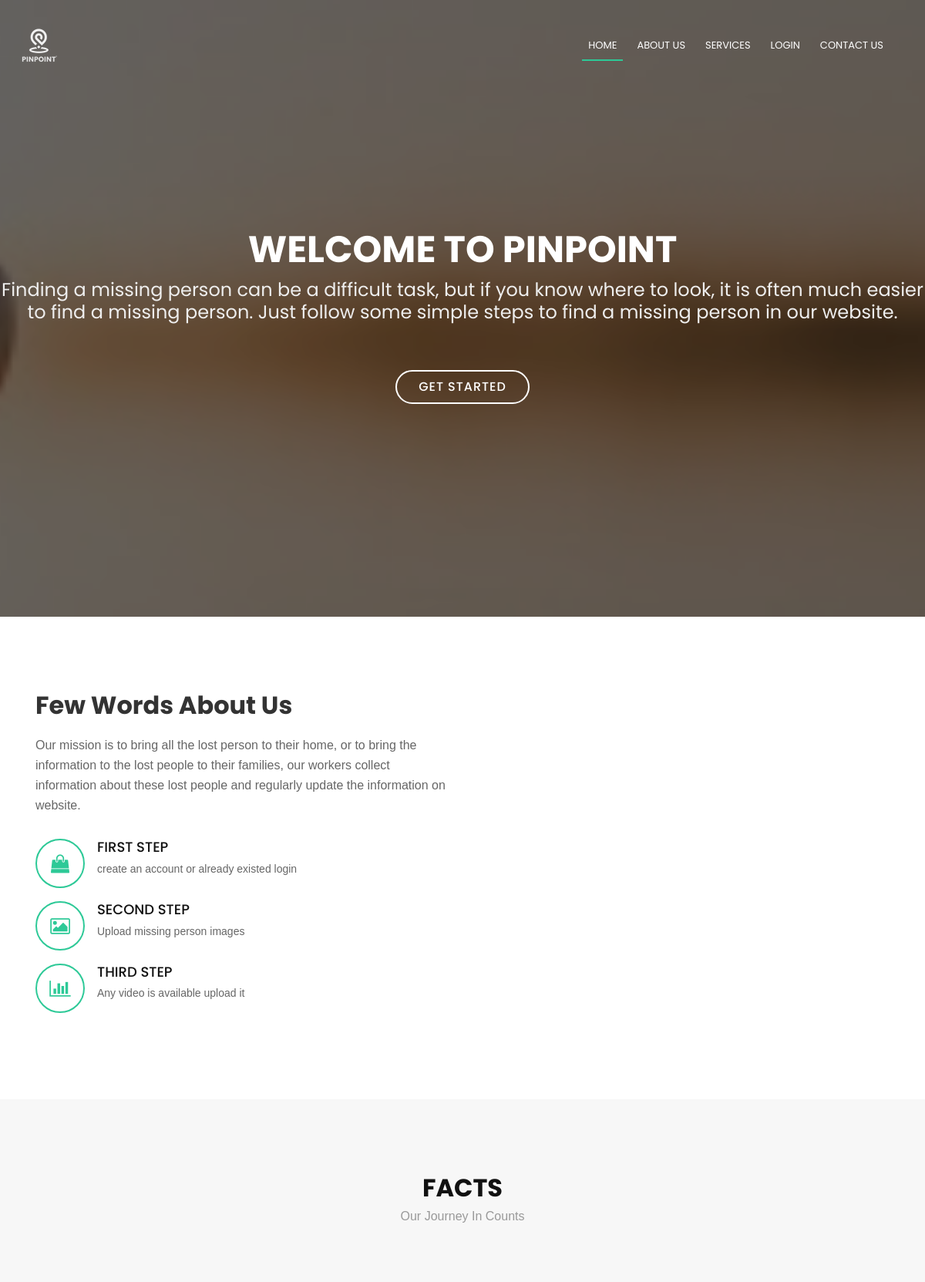
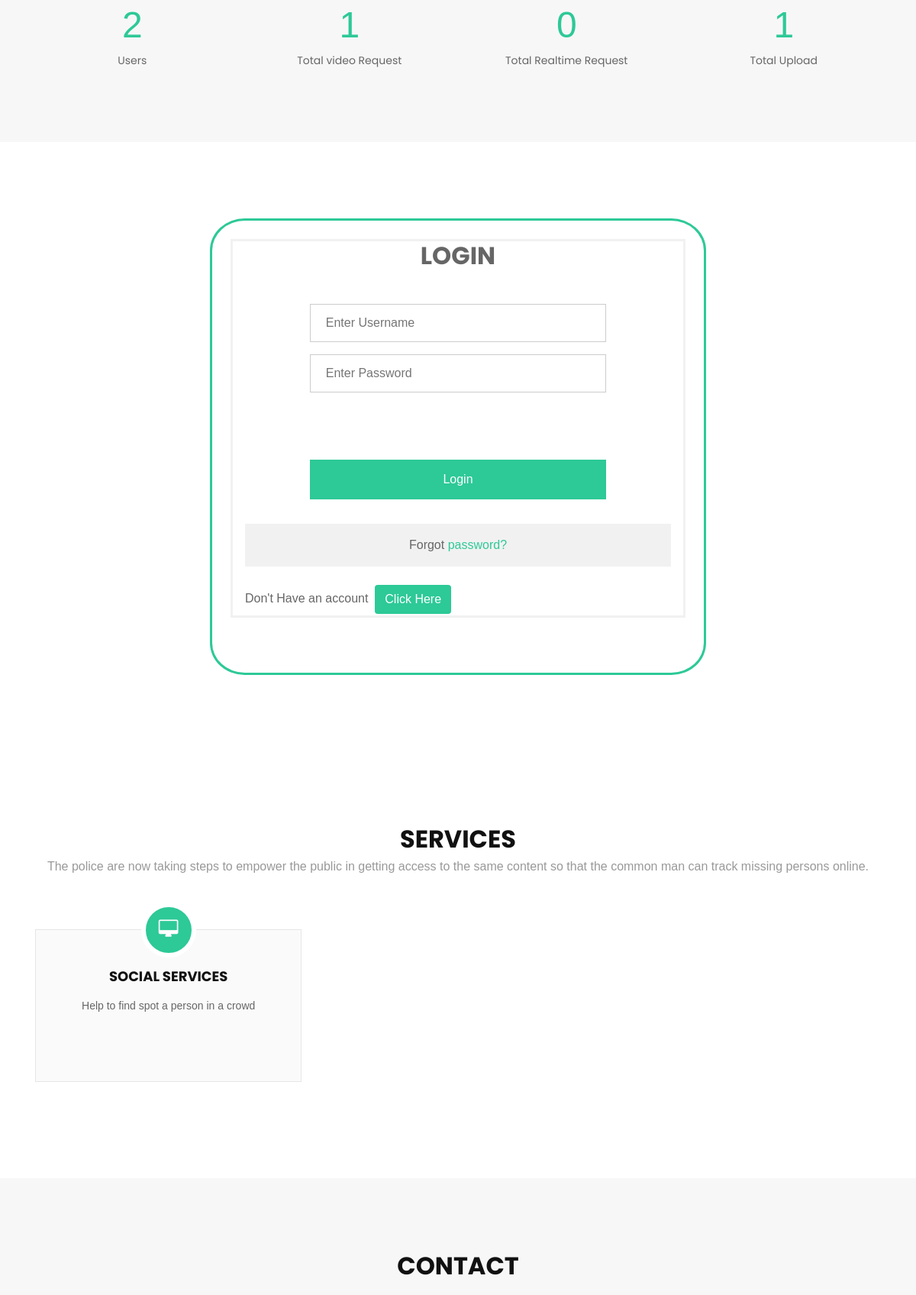
The page / (upper part) on the database its author committed (2 pictures, top to bottom).
### app.py (models this page shows, shortened)
class Count(db.Model):
    __tablename__ = 'Count'
    id = db.Column(db.Integer, primary_key=True)
    Ordinary = db.Column(db.Integer)
    Authority = db.Column(db.Integer)
    Admin = db.Column(db.Integer)
    Third_party = db.Column(db.Integer)
    Total_Real= db.Column(db.Integer)
    Total_upload = db.Column(db.Integer)
    Total_request = db.Column(db.Integer)
    Total_crowd = db.Column(db.Integer)
    Threshhold = db.Column(db.Integer)

### app.py (the view)
@app.route('/')
def index():
    value = Count.query.filter_by(id = 1).first()
    return render_template('index.html',value = value)

### templates/index.html (shortened to what this page needs)
{% extends 'base/base.html' %}
{% block navbar %}
      <nav id="nav-menu-container">
        <ul class="nav-menu">
          <li class="menu-active"><a href="/">Home</a></li>
          <li><a href="#about">About Us</a></li>
          <li><a href="#services">Services</a></li>
          <li><a href="#login">Login</a></li>
          <li><a href="#contact">Contact Us</a></li>
        </ul>
      </nav>
      {% endblock %}
{% block body %}
    {% include 'base/content.html' %}
{% endblock %}

### templates/base/base.html (shortened to what this page needs)
<!DOCTYPE html>
<html lang="en">
<head>
  <link rel="stylesheet" href="https://stackpath.bootstrapcdn.com/bootstrap/4.4.1/css/bootstrap.min.css">
  <link href="{{ url_for('static',filename = 'lib/bootstrap/css/bootstrap.min.css')}}" rel="stylesheet">
  <link href="{{ url_for('static',filename = 'lib/font-awesome/css/font-awesome.min.css')}}" rel="stylesheet">
  <link href="{{ url_for('static',filename = 'lib/animate/animate.min.css')}}" rel="stylesheet">
  <link href="{{ url_for('static',filename = 'css/style.css')}}" rel="stylesheet">
</head>
<body>
<header id="header">
    <div class="container">
      <div id="logo" class="pull-left">
        <a href="#hero"><img src="{{ url_for('static',filename = 'img/pin2.png')}}" alt="" title="" /></img></a>
      </div>
      {% block navbar %}
      {% endblock %}
    </div>
  </header>
    {% block body %} {% endblock %}
    {% include 'base/footer.html' %}

### templates/base/content.html (shortened to what this page needs)
<section id="hero">
    <div class="hero-container">
      <h1>Welcome to PINPOINT</h1>
      <h2>Finding a missing person can be a difficult task, but if you know where to look, it is often much easier to find a missing person. Just follow some simple steps to find a missing person in our website. </h2>
      <a href="#about" class="btn-get-started">Get Started</a>
    </div>
  </section>
  <main id="main">
    <section id="about">
      <div class="container">
        <div class="row about-container">
          <div class="col-lg-6 content order-lg-1 order-2">
            <h2 class="title">Few Words About Us</h2>
            <p>
              Our mission is to bring all the lost person to their home, or to bring the information to the lost people to their families, our workers collect information about these lost people and regularly update the information on website.
            </p>
            <div class="icon-box wow fadeInUp">
              <div class="icon"><i class="fa fa-shopping-bag"></i></div>
              <h4 class="title"><a href="">First Step </a></h4>
              <p class="description">create an account or already existed login</p>
            </div>
            <div class="icon-box wow fadeInUp" data-wow-delay="0.2s">
              <div class="icon"><i class="fa fa-photo"></i></div>
              <h4 class="title"><a href="">Second step </a></h4>
              <p class="description">Upload missing person images</p>
            </div>
            <div class="icon-box wow fadeInUp" data-wow-delay="0.4s">
              <div class="icon"><i class="fa fa-bar-chart"></i></div>
              <h4 class="title"><a href="">Third step</a></h4>
              <p class="description">Any video is available upload it</p>
            </div>
          </div>
      </div>
    </section>
    <section id="facts">
      <div class="container wow fadeIn">
        <div class="section-header">
          <h3 class="section-title">Facts</h3>
          <p class="section-description">Our Journey In Counts</p>
        </div>
        <div class="row counters">
  				<div class="col-lg-3 col-6 text-center">
            <span data-toggle="counter-up">{{ value.Ordinary + value.Authority + value.Admin + value.Third_party }}</span>
            <p>Users</p>
  				</div>
          <div class="col-lg-3 col-6 text-center">
            <span data-toggle="counter-up">{{ value.Total_request }}</span>
            <p>Total video Request</p>
  				</div>
          <div class="col-lg-3 col-6 text-center">
            <span data-toggle="counter-up">{{ value.Total_Real }}</span>
            <p>Total Realtime Request</p>
          </div>
          <div class="col-lg-3 col-6 text-center">
            <span data-toggle="counter-up">{{ value.Total_upload }}</span>
            <p>Total Upload </p>
  				</div>
  			</div>
      </div>
    </section>
<div class="container-fluid" style="margin-top: 100px; margin-bottom: 100px;padding: 2%; border-style: solid;
border-color:#2dc997; border-radius: 7%; max-width: 650px;">
<form action="/login" method="POST">
  <h2 style="text-align: center;font-weight: bold;"id ="login">LOGIN </h2>
 <center>
  <div class="container">
    <form action="" id ="signin" method ="POST" onsubmit="javascript:codevalidate(); return false;">
    <div class="col-xs-12 col-sm-6 col-md-9 ">
    <input type="text" placeholder="Enter Username" name="uname" id="uname" title="It contain letters and numbers only"  required>
    <br>
    <input type="password" placeholder="Enter Password" id ="psw" name="psw"  pattern="[0-9a-zA-Z].{8,}" title="It includes  numbers , uppercase,lowercase letter, and at least 8 or more characters required (Max length:12)" required >
    <br>
    <br><br>
    <button  type="submit" id="loginbutton" style="background-color:#2dc997;" >Login</button><br>
    <br>
  </div>
</form>
  <div class="container" style="background-color:#f1f1f1;">
    <span class="psw">Forgot <a style="color:#2dc997;" href="/forgot" >password?</a></span>
  </div><br>
  <p style="float: left;"><label>Don't Have an account</label>&nbsp;&nbsp;<a style = "text-decoration: none; color: white;background-color: #2dc997;"type="submit" data-toggle="modal" data-target="#modalLRForm"  class = "btn">Click Here</a></p><br>
</center> <br><br>
</form>
</div>
    <section id="services">
      <div class="container wow fadeIn">
        <div class="section-header">
          <h3 class="section-title">Services</h3>
          <p class="section-description"> The police are now taking steps to empower the public in getting access to the same content so that the common man can track missing persons online.</p>
        </div>
        <div class="row">
          <div class="col-lg-4 col-md-6 wow fadeInUp" data-wow-delay="0.2s">
            <div class="box">
              <div class="icon"><a href=""><i class="fa fa-desktop"></i></a></div>
              <h4 class="title"><a  href="">social services</a></h4>
              <p class="description">Help to find spot a person in a crowd</p>
            </div>
          </div>
      </div>
    </section>
    {% include 'base/contact.html' %}
  </main>

### templates/base/contact.html (shortened to what this page needs)
    <section id="contact">
        <div class="container wow fadeInUp">
          <div class="section-header">
            <h3 class="section-title">Contact</h3>
          </div>
        </div>
      </section>

### templates/base/footer.html (shortened to what this page needs)
</body>
</html>

### rows shown on the page
Count: Ordinary+Authority+Admin "2", Total_request "1", Total_Real "0", Total_upload "1"
